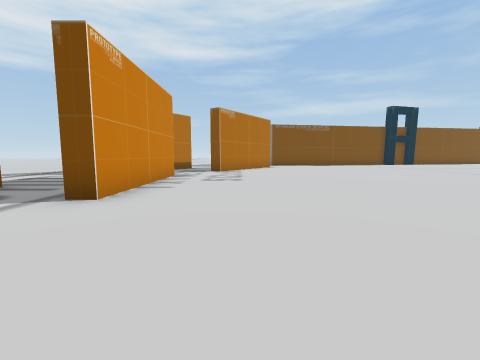
view 1 (above)

21 first-person views from a walk through a 3-D level made in the Unity game engine. The camera is 1.4 m above the floor, tilts 6° down and sees 90° across. The floor is counted in squares, 2 m on a side. Each view is taken from the middle of a square. On the plan, view 1 faces up. The plan holds only what a view shows up to about 9 squares ahead; the rest is blank. The place goes on beyond the plan. The player is left out. Some surface patterns are stand-ins.

view 2
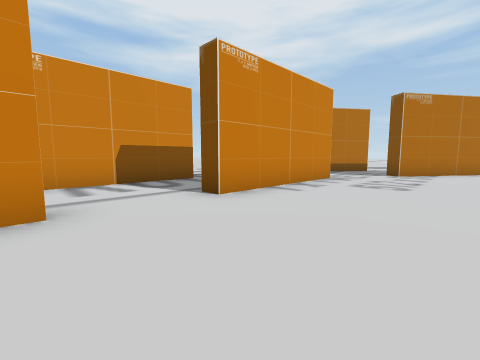

view 3
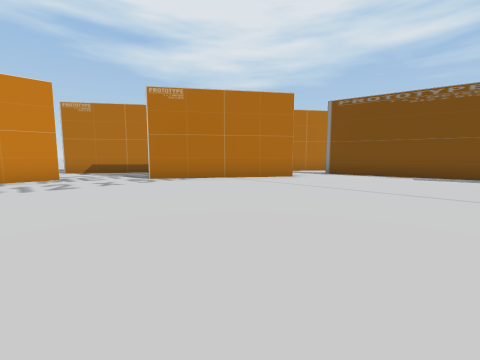

view 4
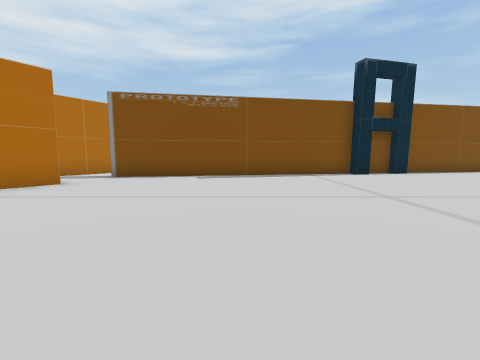

view 5
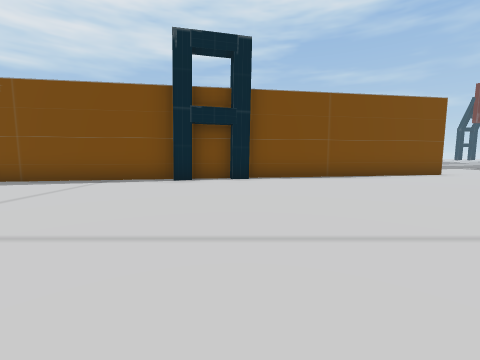

view 6
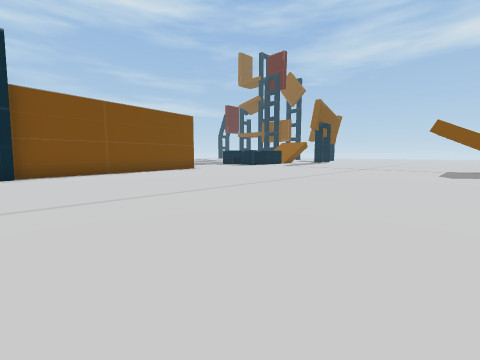

view 7
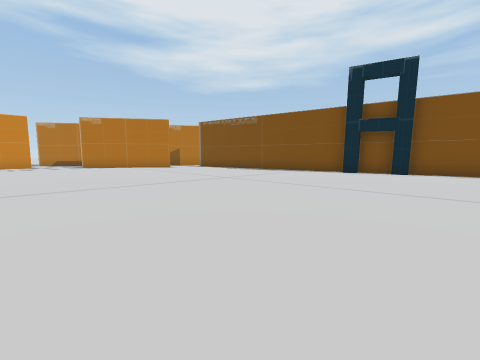

view 8
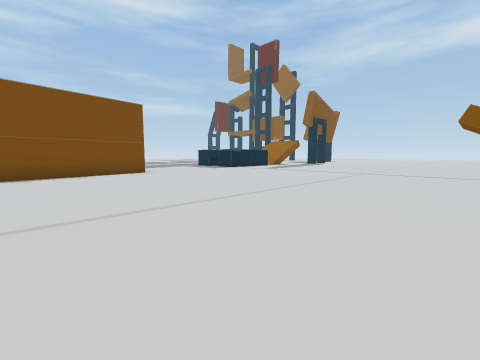

view 9
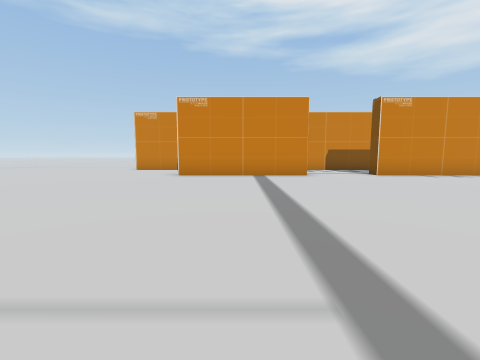

view 10
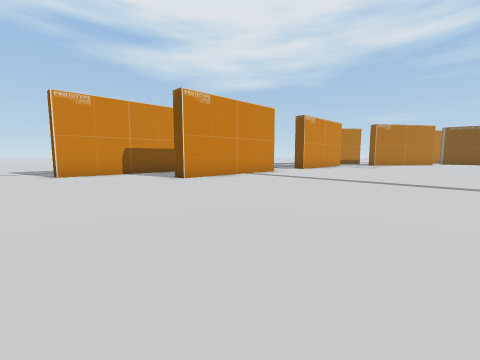

view 11
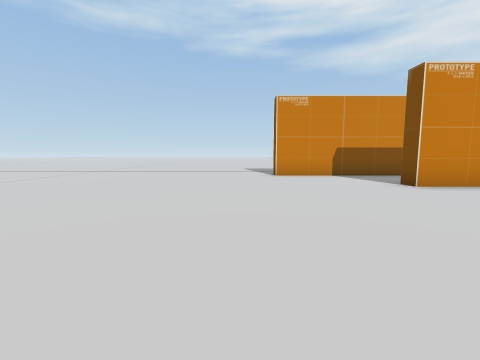

view 12
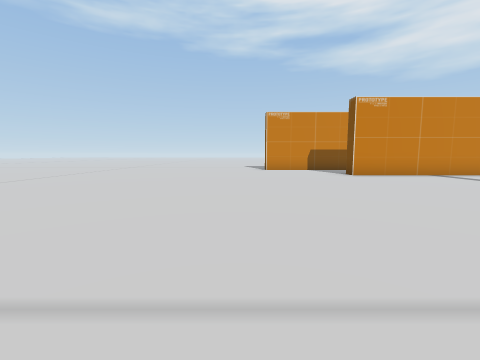

view 13
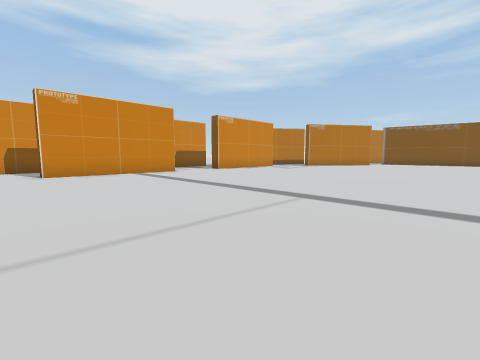

view 14
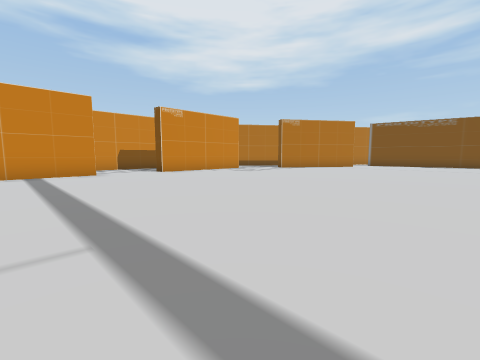

view 15
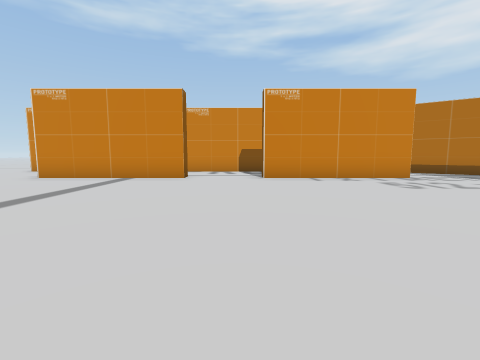

view 16
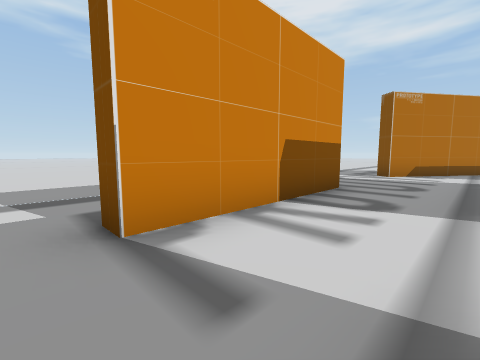

view 17
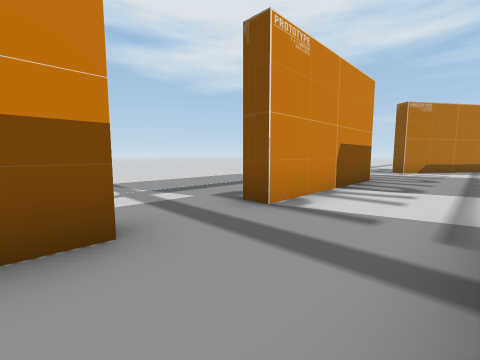

view 18
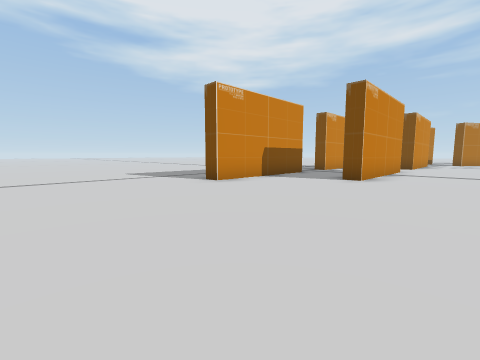

view 19
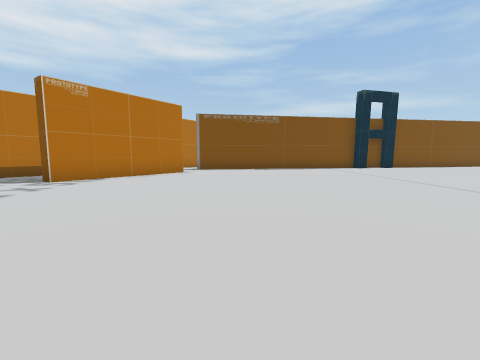

view 20
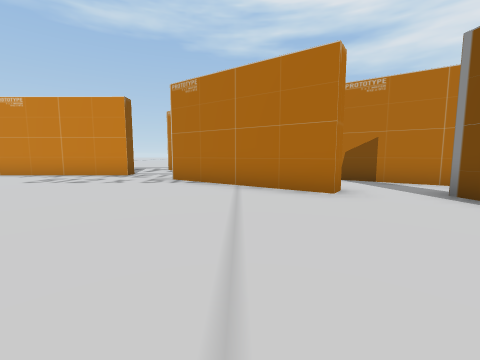

view 21
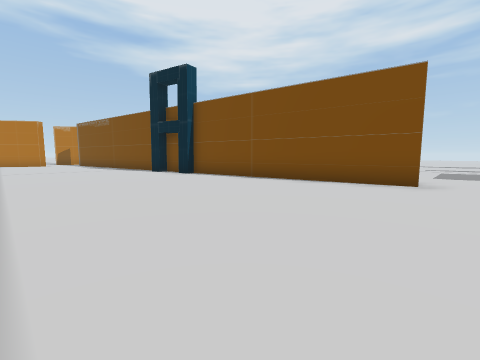

### Floor plan
Points are (right, up) in squares from view 1. A wall is a line through its corners. A room is listed if a view was taken in it or the views show most of it. See-through windows are left out.
Room 1 (views 1, 2, 3, 4, 5, 6, 7, 8, 9, 10, 11, 12, 13, 14, 15, 16, 17, 18, 19, 20, 21)
walls: (-2.8, 1.3) (-2.2, 1.3) (-2.2, -3.1) (-2.8, -3.1); (-2.8, 8.2) (-2.2, 8.2) (-2.2, 3.7) (-2.8, 3.7); (-5.1, 5.1) (-5.1, 0.7) (-5.5, 0.7); (-5.1, -1.2) (-5.1, -5.8) (-5.5, -5.8); (1.3, 14) (1.7, 13.7) (-0.8, 10.1) (-1.3, 10.4); (-3.2, 11.3) (-5, 8.7) (-5.5, 9); (10.7, 16.7) (10.2, 16.5) (10.1, 16.9) (1.8, 15.6); (11.6, 17.2) (10.6, 17); (0.9, 17.2) (-0.7, 14.8); (19.1, 18.4) (12.5, 17.3)
ways out: opening at (-2, 10); opening at (20, 18)

Where each view was taken, in squares from view 1:
view 1: 0 up, 0 right, facing up
view 2: 1 up, 1 right, facing up-left
view 3: 7 up, 6 right, facing up-left
view 4: 8 up, 6 right, facing up
view 5: 10 up, 12 right, facing up
view 6: 8 up, 12 right, facing up-right
view 7: 7 up, 14 right, facing up-left
view 8: 9 up, 15 right, facing up-right
view 9: 1 down, 6 right, facing left
view 10: 7 down, 4 right, facing up-left
view 11: 7 down, 3 right, facing left
view 12: 7 down, 6 right, facing left
view 13: 4 down, 7 right, facing up-left
view 14: 1 down, 7 right, facing up-left
view 15: 3 up, 5 right, facing left
view 16: 0 up, 3 left, facing up-left
view 17: 2 down, 3 left, facing up-left
view 18: 10 down, 0 right, facing up-left
view 19: 4 up, 4 right, facing up
view 20: 12 up, 6 right, facing left
view 21: 12 up, 20 right, facing up-left
